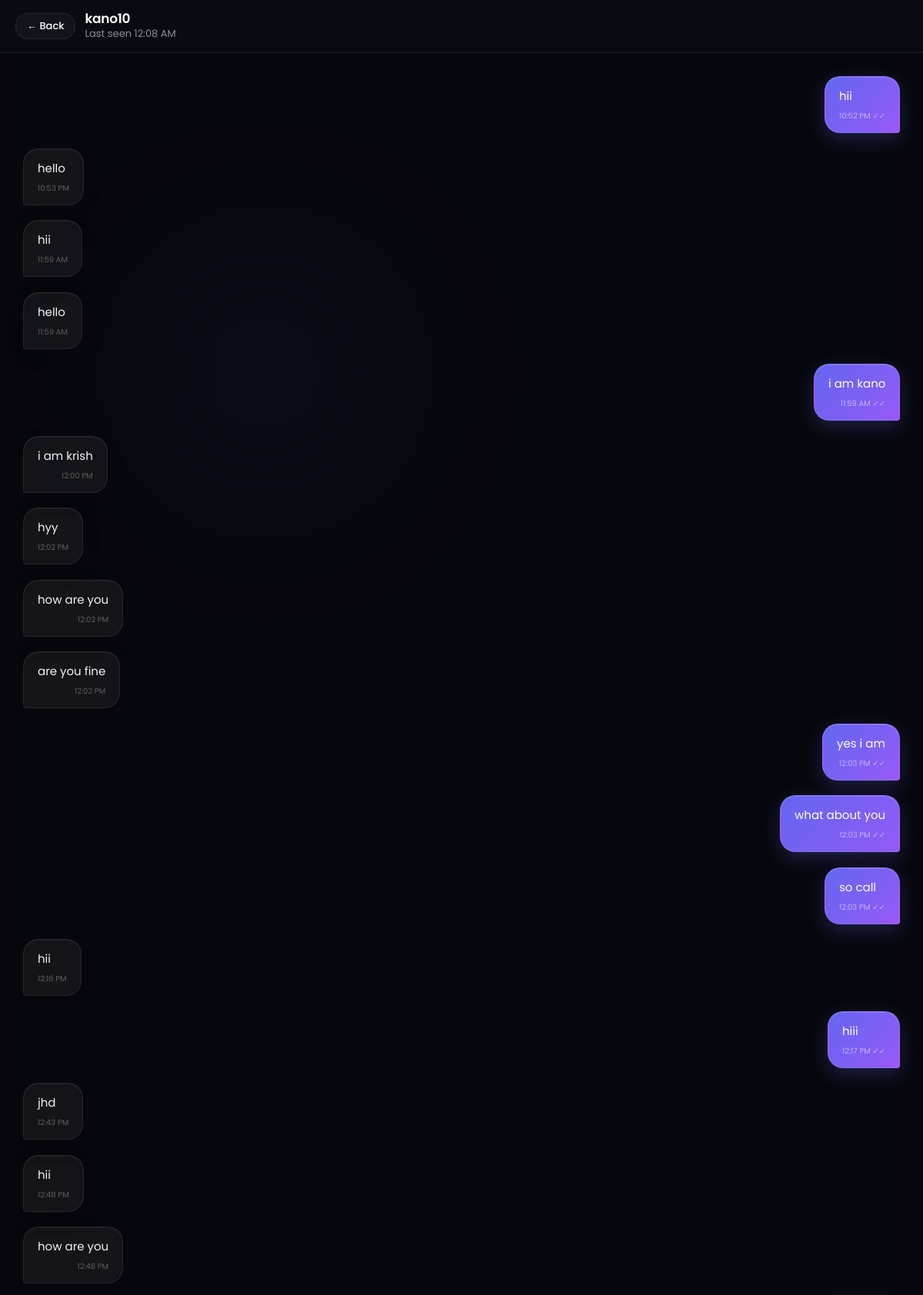
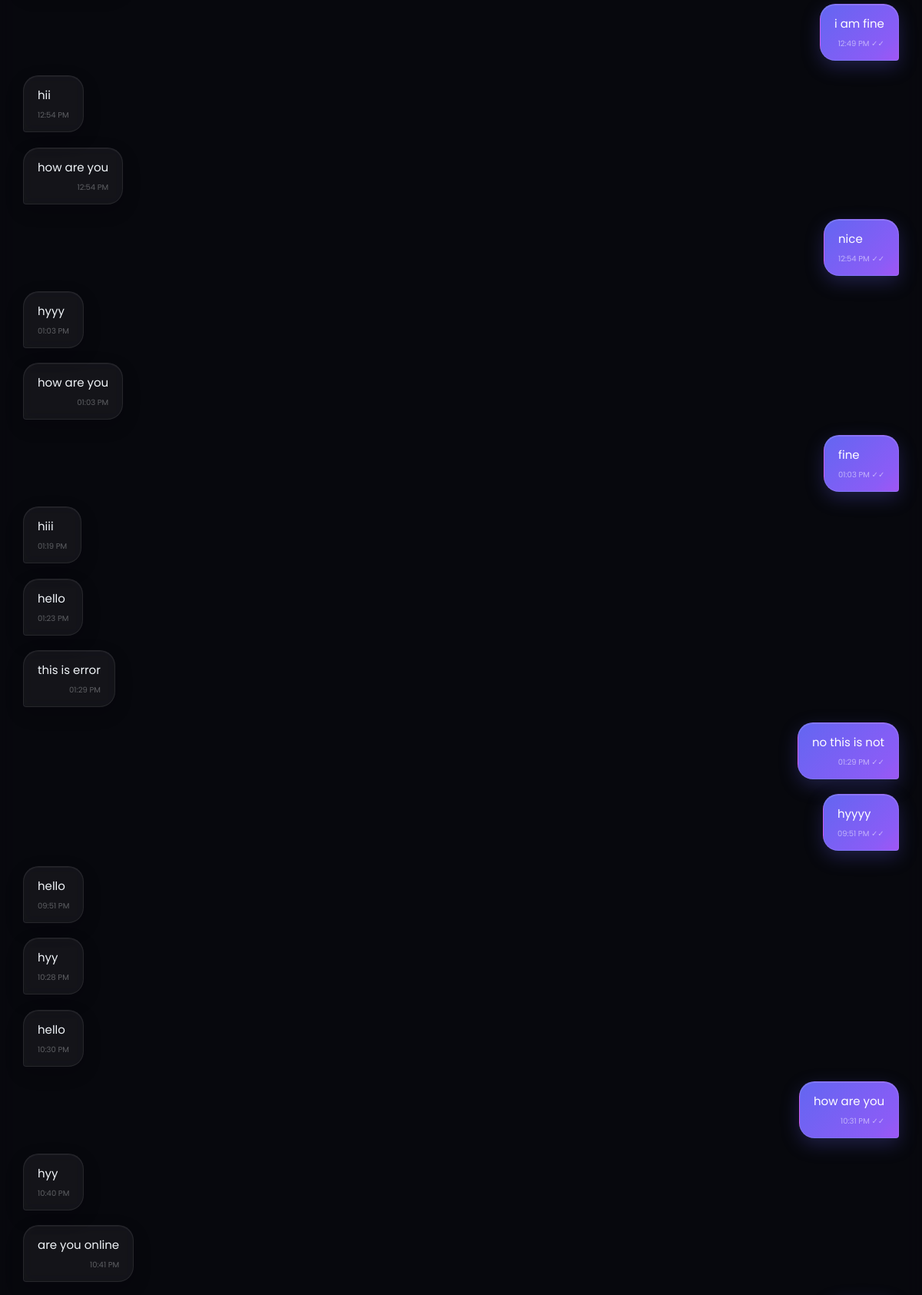
Page /chat/4/ (signed in, upper part) on the committed database (2 pictures, top to bottom).
### chat/models.py (models this page shows, shortened)
class Profile(models.Model):
    user = models.OneToOneField(
        User,
        on_delete=models.CASCADE
    )
    image = models.ImageField(
        upload_to='profile/',
        default='default.png'
    )
    last_seen = models.DateTimeField(
    auto_now=True
    )
    is_online = models.BooleanField(
    default=False
    )

class Message(models.Model):
    sender = models.ForeignKey(
        User,
        on_delete=models.CASCADE,
        related_name='sender'
    )
    receiver = models.ForeignKey(
        User,
        on_delete=models.CASCADE,
        related_name='receiver'
    )
    is_deleted = models.BooleanField(
    default=False
    )
    is_seen = models.BooleanField(
    default=False
    )
    message = models.TextField()
    timestamp = models.DateTimeField(auto_now_add=True)

### chat/views.py (the view, shortened to what this page needs)
# urls.py: path('chat/<int:id>/', views.chat_page),
@login_required
def chat_page(request, id):
    receiver = User.objects.get(id=id)
    Message.objects.filter(
    sender=receiver,
    receiver=request.user,
    is_seen=False
        ).update(is_seen=True)
    messages = Message.objects.filter(
        sender=request.user,
        receiver=receiver
    ) | Message.objects.filter(
        sender=receiver,
        receiver=request.user
    )
    messages = messages.order_by('timestamp')
    return render(request, 'chat.html', {
        'receiver': receiver,
        'messages': messages
    })

### chat/templates/chat.html (shortened to what this page needs)
{% extends 'base.html' %}
{% load static %}
{% block content %}
  <div class="chat-container-full">
    <div class="chat-header">
      <a href="/home/" class="back-button">← Back</a>
      <div>
        <h2>{{ receiver.username }}</h2>
        {% if receiver.profile.is_online %}
    <p class="online-status">● Online</p>
    <p id="typing-status" class="typing-status"></p>
{% else %}
    <p class="offline-status">
        Last seen
        {{ receiver.profile.last_seen|time:"h:i A" }}
    </p>
{% endif %}
      </div>
    </div>
    <div class="message-container" id="message-container">
      {% for message in messages %}
        {% if message.sender == request.user %}
          <div class="message-right">
            <div class="message-bubble sender">
              {% if message.is_deleted %}
    <i>
        Message deleted
    </i>
{% else %}
    {{ message.message }}
{% endif %}
              <div class="message-time">
    {{ message.timestamp|time:"h:i A" }}
    {% if message.sender == request.user %}
        {% if message.is_seen %}
            ✓✓
        {% else %}
            ✓
        {% endif %}
    {% endif %}
</div>
            </div>
          </div>
        {% else %}
          <div class="message-left">
            <div class="message-bubble receiver">
              {% if message.is_deleted %}
    <i>
        Message deleted
    </i>
{% else %}
    {{ message.message }}
{% endif %}
              <div class="message-time">
    {{ message.timestamp|time:"h:i A" }}
</div>
            </div>
          </div>
        {% endif %}
      {% endfor %}
    </div>
  </div>
{% endblock %}

### chat/static/css/chat.css (style rules this page uses)
:root { --bg-dark: #06070d; --panel-glass: rgba(13, 15, 24, 0.65); --panel-border: rgba(255, 255, 255, 0.08); --panel-border-glow: rgba(255, 255, 255, 0.15); --primary: #6366f1; --primary-glow: rgba(99, 102, 241, 0.35); --secondary: #a855f7; --secondary-glow: rgba(168, 85, 247, 0.35); --cyan-neon: #22d3ee; --cyan-neon-glow: rgba(34, 211, 238, 0.4); --bubble-sender: linear-gradient(135deg, #6366f1 0%, #8b5cf6 50%, #d946ef 100%); --bubble-receiver: rgba(255, 255, 255, 0.05); --text-main: #f8fafc; --text-muted: rgba(248, 250, 252, 0.55); }
* { margin: 0; padding: 0; box-sizing: border-box; font-family: 'Poppins', sans-serif; }
body { background: var(--bg-dark); color: var(--text-main); height: 100vh; overflow: hidden; position: relative; }
body::before { content: ''; position: absolute; width: 450px; height: 450px; background: radial-gradient(circle, rgba(99, 102, 241, 0.12) 0%, rgba(99, 102, 241, 0) 70%); top: 5%; left: 10%; border-radius: 50%; z-index: 0; filter: blur(90px); animation: dashboardBlob1 25s infinite alternate ease-in-out; pointer-events: none; }
body::after { content: ''; position: absolute; width: 500px; height: 500px; background: radial-gradient(circle, rgba(168, 85, 247, 0.12) 0%, rgba(168, 85, 247, 0) 70%); bottom: 5%; right: 10%; border-radius: 50%; z-index: 0; filter: blur(100px); animation: dashboardBlob2 30s infinite alternate ease-in-out; pointer-events: none; }
.offline-status { color: var(--text-muted); font-size: 13px; }
.chat-container-full { height: 100vh; display: flex; flex-direction: column; background: rgba(10, 11, 16, 0.4); backdrop-filter: blur(12px); -webkit-backdrop-filter: blur(12px); }
.chat-header { padding: 14px 20px !important; background: rgba(13, 15, 24, 0.5) !important; border-bottom: 1px solid var(--panel-border) !important; display: flex !important; flex-direction: row !important; align-items: center !important; justify-content: flex-start !important; gap: 12px !important; z-index: 10 !important; flex-wrap: nowrap !important; }
.chat-header h2 { font-size: 17px !important; font-weight: 600 !important; letter-spacing: -0.3px !important; color: #ffffff !important; line-height: 1.2 !important; }
.back-button { display: inline-flex !important; align-items: center !important; justify-content: center !important; padding: 6px 14px !important; border-radius: 16px !important; background: rgba(255, 255, 255, 0.04) !important; border: 1px solid var(--panel-border) !important; color: #ffffff !important; text-decoration: none !important; font-size: 13px !important; font-weight: 500 !important; transition: all 0.3s cubic-bezier(0.4, 0, 0.2, 1) !important; flex-shrink: 0 !important; margin: 0 !important; position: relative !important; gap: 6px !important; width: auto !important; height: auto !important; }
.chat-header div { display: flex !important; flex-direction: column !important; justify-content: center !important; min-width: 0 !important; flex: 1 !important; }
.message-container { flex: 1; overflow-y: auto; padding: 30px; scroll-behavior: auto !important; display: flex; flex-direction: column; }
.message-left { display: flex; justify-content: flex-start; margin-bottom: 20px; }
.message-right { display: flex; justify-content: flex-end; margin-bottom: 20px; }
.message-bubble { padding: 14px 18px; max-width: 60%; word-wrap: break-word; font-size: 15px; line-height: 1.5; position: relative; transition: all 0.3s cubic-bezier(0.175, 0.885, 0.32, 1.275); will-change: transform; }
.sender { background: var(--bubble-sender); background-size: 200% auto; color: #ffffff; border-radius: 20px 20px 4px 20px; border: 1px solid rgba(255, 255, 255, 0.1); box-shadow: 0 8px 24px rgba(99, 102, 241, 0.25), inset 0 1px 0 rgba(255, 255, 255, 0.15); animation: gradientFlow 5s ease infinite; }
.receiver { background: var(--bubble-receiver); color: #f1f5f9; border-radius: 20px 20px 20px 4px; border: 1px solid var(--panel-border); box-shadow: 0 8px 24px rgba(0, 0, 0, 0.15), inset 0 1px 0 rgba(255, 255, 255, 0.05); backdrop-filter: blur(8px); -webkit-backdrop-filter: blur(8px); }
.message-time { font-size: 10px; margin-top: 6px; opacity: 0.65; text-align: right; display: flex; align-items: center; justify-content: flex-end; gap: 4px; }
.sender .message-time { color: rgba(255, 255, 255, 0.8); }
.receiver .message-time { color: rgba(248, 250, 252, 0.5); }
.chat-header div { min-width: 0; }

### rows in the picture
Message: message "hii", timestamp "10:52 PM"
Message: message "hello", timestamp "10:53 PM"
Message: message "hii", timestamp "11:59 AM"
Message: message "hello", timestamp "11:59 AM"
Message: message "i am kano", timestamp "11:59 AM"
Message: message "i am krish", timestamp "12:00 PM"
Message: message "hyy", timestamp "12:02 PM"
Message: message "how are you", timestamp "12:02 PM"
Message: message "are you fine", timestamp "12:02 PM"
Message: message "yes i am", timestamp "12:03 PM"
Message: message "what about you", timestamp "12:03 PM"
Message: message "so call", timestamp "12:03 PM"
Message: message "hii", timestamp "12:16 PM"
Message: message "hiii", timestamp "12:17 PM"
Message: message "jhd", timestamp "12:43 PM"
Message: message "hii", timestamp "12:48 PM"
Message: message "how are you", timestamp "12:48 PM"
Message: message "i am fine", timestamp "12:49 PM"
Message: message "hii", timestamp "12:54 PM"
Message: message "how are you", timestamp "12:54 PM"
Message: message "nice", timestamp "12:54 PM"
Message: message "hyyy", timestamp "01:03 PM"
Message: message "how are you", timestamp "01:03 PM"
Message: message "fine", timestamp "01:03 PM"
Message: message "hiii", timestamp "01:19 PM"
Message: message "hello", timestamp "01:23 PM"
Message: message "this is error", timestamp "01:29 PM"
Message: message "no this is not", timestamp "01:29 PM"
Message: message "hyyyy", timestamp "09:51 PM"
Message: message "hello", timestamp "09:51 PM"
Message: message "hyy", timestamp "10:28 PM"
Message: message "hello", timestamp "10:30 PM"
Message: message "how are you", timestamp "10:31 PM"
Message: message "hyy", timestamp "10:40 PM"
Message: message "are you online", timestamp "10:41 PM"

### other values in the picture
{{ receiver.username }} "kano10"
{{ receiver.profile.last_seen|time:"h:i A" }} "12:08 AM"
